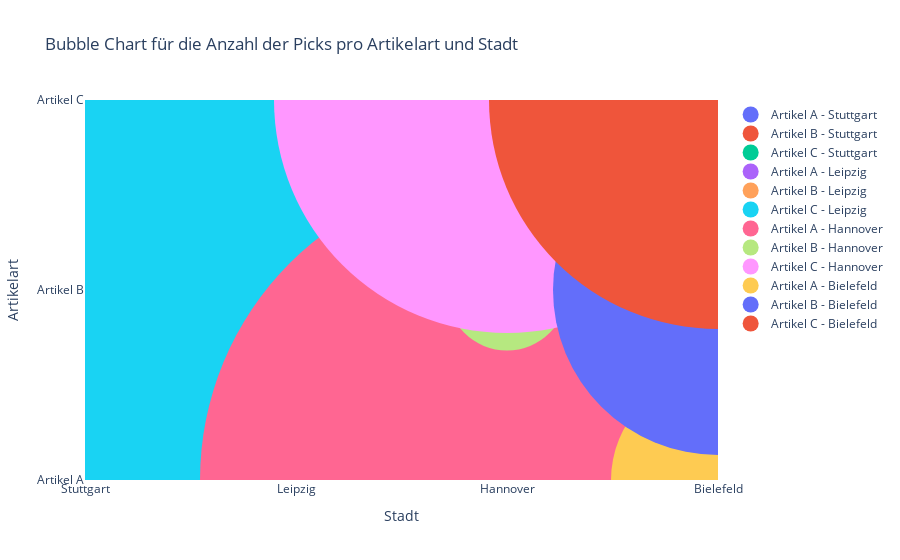

This figure's notebook cell:
### Code cell
import plotly.graph_objects as go
import numpy as np

# Erstellen von Zufallsdaten basierend auf dem Bild
np.random.seed(42)  # für reproduzierbare Ergebnisse

# Städte und Summe der Picks aus dem Bild
cities = ['Stuttgart', 'Leipzig', 'Hannover', 'Bielefeld']
total_picks = [1397, 1142, 1013, 686]

# Erzeugen von Zufallsdaten für die Pick-Arten
pick_types = ['Artikel A', 'Artikel B', 'Artikel C']
picks_data = {city: np.random.randint(0, total, size=len(pick_types)) for city, total in zip(cities, total_picks)}

# Sunburst-Diagramm
sunburst_labels = ['Gesamt'] + [f'{city} - {pick}' for city in cities for pick in pick_types]
sunburst_parents = [''] + [city for city in cities for _ in pick_types]
sunburst_values = [sum(total_picks)] + [pick for city in picks_data for pick in picks_data[city]]

# Erstellung des Sunburst-Diagramms
sunburst_fig = go.Figure(go.Sunburst(
    labels=sunburst_labels,
    parents=sunburst_parents,
    values=sunburst_values,
))

sunburst_fig.update_layout(margin=dict(t=0, l=0, r=0, b=0))

# Bubble-Diagramm
bubble_sizes = [pick for city in picks_data for pick in picks_data[city]]
bubble_colors = [city for city in picks_data for pick in picks_data[city]]

# Erstellung des Bubble-Diagramms
bubble_fig = go.Figure()

for city, totals in picks_data.items():
    for i, value in enumerate(totals):
        bubble_fig.add_trace(go.Scatter(
            x=[city],  # X-Achse: Stadt
            y=[pick_types[i]],  # Y-Achse: Pick-Art
            marker=dict(
                size=value,
                sizemode='area',
                sizeref=2.*max(bubble_sizes)/(40.**2),
                sizemin=4
            ),
            mode='markers',
            name=f"{pick_types[i]} - {city}"
        ))

bubble_fig.update_layout(
    title="Bubble Chart für die Anzahl der Picks pro Artikelart und Stadt",
    xaxis_title="Stadt",
    yaxis_title="Artikelart",
    yaxis=dict(
        tickmode='array',
        tickvals=pick_types,
        ticktext=pick_types
    )
)

# Zeige die Diagramme an
sunburst_fig.show()
bubble_fig.show()

### Figure 1 — Plotly figure (JSON) as saved in the notebook; plotly's stock layout.template omitted (floating-point values rounded to 4 significant figures)
{"data": [{"marker": {"size": 1126, "sizemin": 4, "sizemode": "area", "sizeref": 1.617}, "mode": "markers", "name": "Artikel A - Stuttgart", "type": "scatter", "x": ["Stuttgart"], "y": ["Artikel A"]}, {"marker": {"size": 860, "sizemin": 4, "sizemode": "area", "sizeref": 1.617}, "mode": "markers", "name": "Artikel B - Stuttgart", "type": "scatter", "x": ["Stuttgart"], "y": ["Artikel B"]}, {"marker": {"size": 1294, "sizemin": 4, "sizemode": "area", "sizeref": 1.617}, "mode": "markers", "name": "Artikel C - Stuttgart", "type": "scatter", "x": ["Stuttgart"], "y": ["Artikel C"]}, {"marker": {"size": 1130, "sizemin": 4, "sizemode": "area", "sizeref": 1.617}, "mode": "markers", "name": "Artikel A - Leipzig", "type": "scatter", "x": ["Leipzig"], "y": ["Artikel A"]}, {"marker": {"size": 1095, "sizemin": 4, "sizemode": "area", "sizeref": 1.617}, "mode": "markers", "name": "Artikel B - Leipzig", "type": "scatter", "x": ["Leipzig"], "y": ["Artikel B"]}, {"marker": {"size": 1044, "sizemin": 4, "sizemode": "area", "sizeref": 1.617}, "mode": "markers", "name": "Artikel C - Leipzig", "type": "scatter", "x": ["Leipzig"], "y": ["Artikel C"]}, {"marker": {"size": 614, "sizemin": 4, "sizemode": "area", "sizeref": 1.617}, "mode": "markers", "name": "Artikel A - Hannover", "type": "scatter", "x": ["Hannover"], "y": ["Artikel A"]}, {"marker": {"size": 121, "sizemin": 4, "sizemode": "area", "sizeref": 1.617}, "mode": "markers", "name": "Artikel B - Hannover", "type": "scatter", "x": ["Hannover"], "y": ["Artikel B"]}, {"marker": {"size": 466, "sizemin": 4, "sizemode": "area", "sizeref": 1.617}, "mode": "markers", "name": "Artikel C - Hannover", "type": "scatter", "x": ["Hannover"], "y": ["Artikel C"]}, {"marker": {"size": 214, "sizemin": 4, "sizemode": "area", "sizeref": 1.617}, "mode": "markers", "name": "Artikel A - Bielefeld", "type": "scatter", "x": ["Bielefeld"], "y": ["Artikel A"]}, {"marker": {"size": 330, "sizemin": 4, "sizemode": "area", "sizeref": 1.617}, "mode": "markers", "name": "Artikel B - Bielefeld", "type": "scatter", "x": ["Bielefeld"], "y": ["Artikel B"]}, {"marker": {"size": 458, "sizemin": 4, "sizemode": "area", "sizeref": 1.617}, "mode": "markers", "name": "Artikel C - Bielefeld", "type": "scatter", "x": ["Bielefeld"], "y": ["Artikel C"]}], "layout": {"title": {"text": "Bubble Chart für die Anzahl der Picks pro Artikelart und Stadt"}, "xaxis": {"title": {"text": "Stadt"}}, "yaxis": {"tickmode": "array", "ticktext": ["Artikel A", "Artikel B", "Artikel C"], "tickvals": ["Artikel A", "Artikel B", "Artikel C"], "title": {"text": "Artikelart"}}}}
